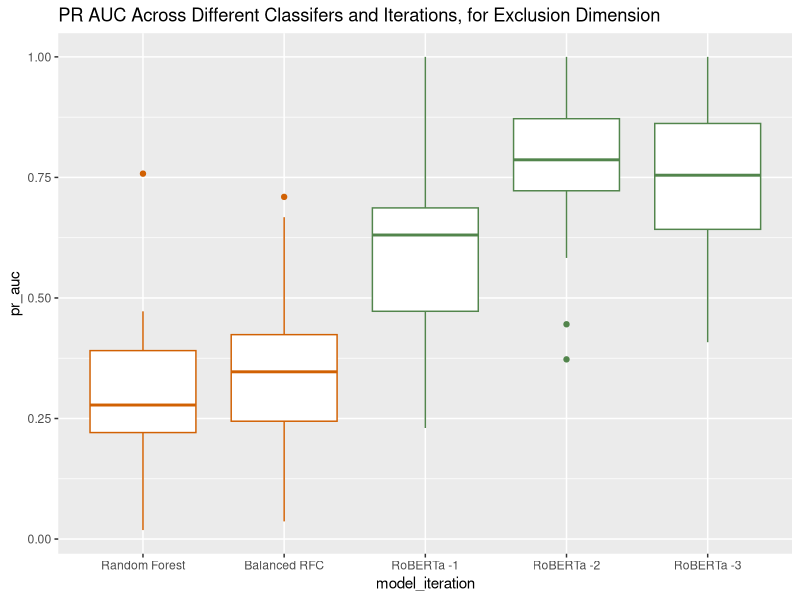
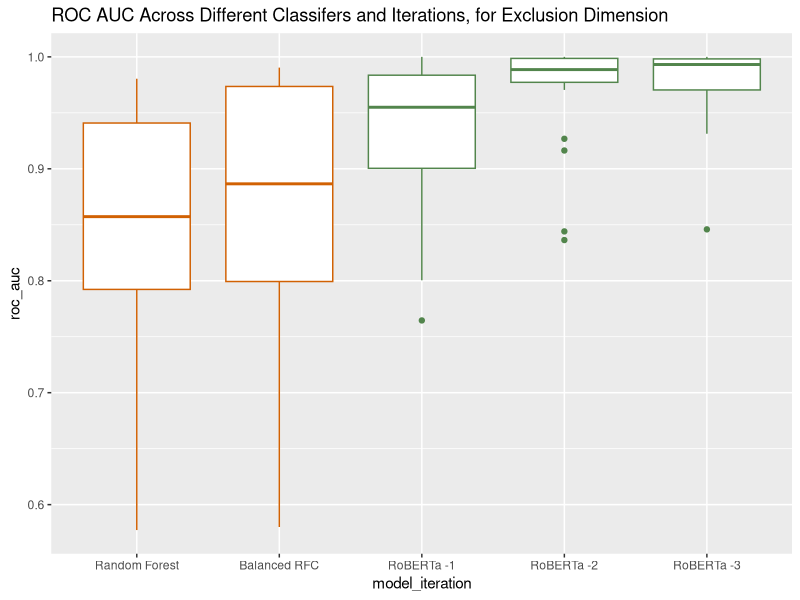
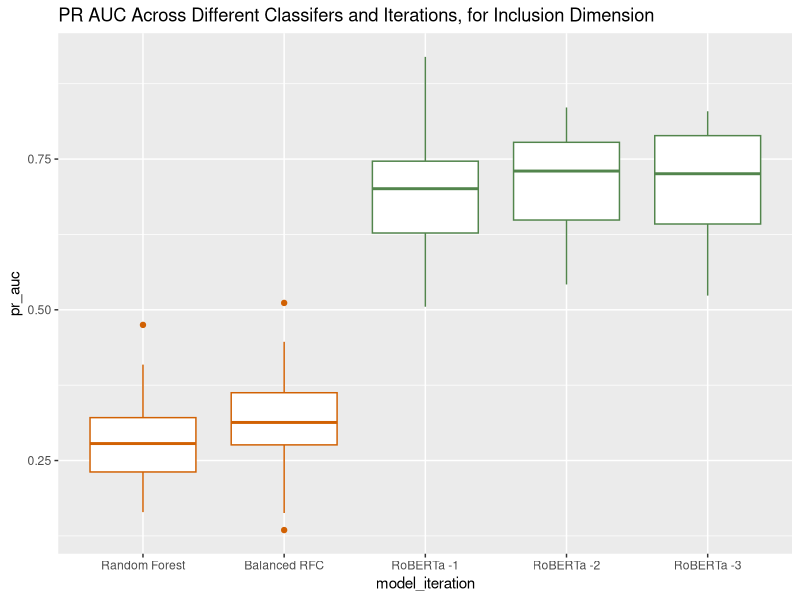
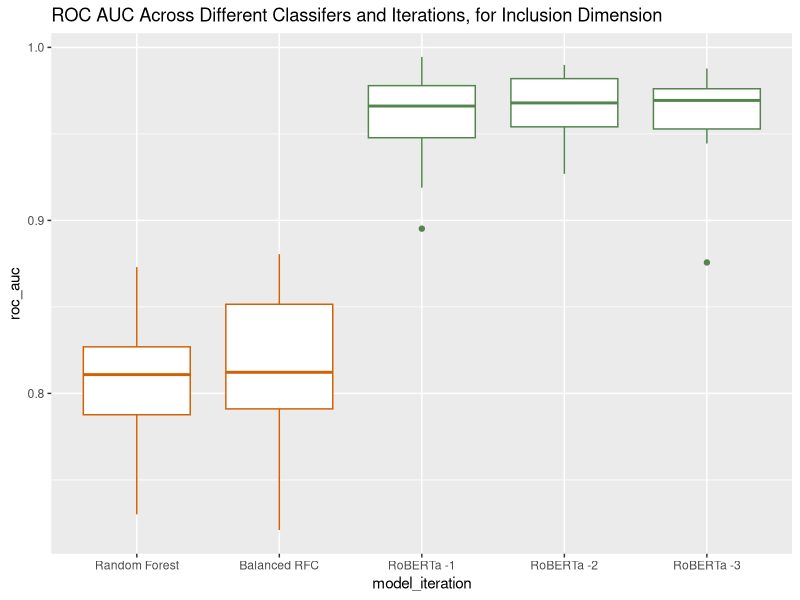
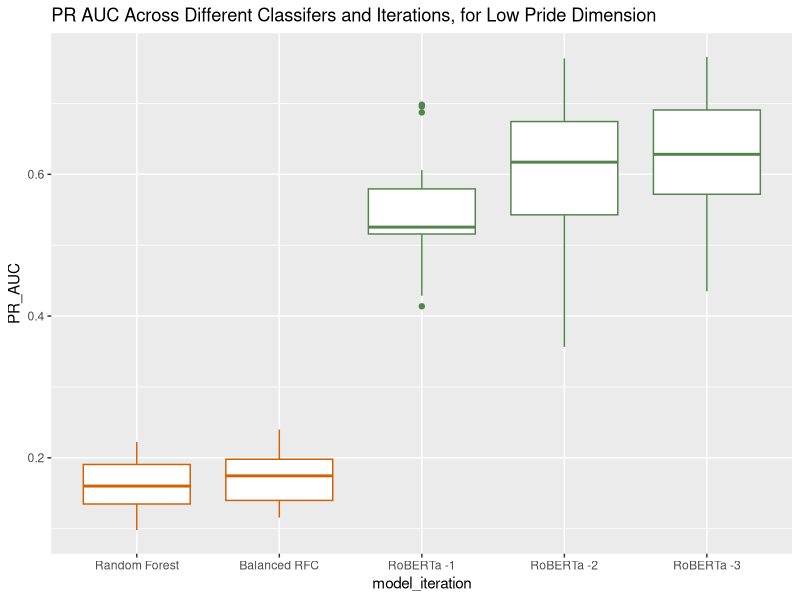
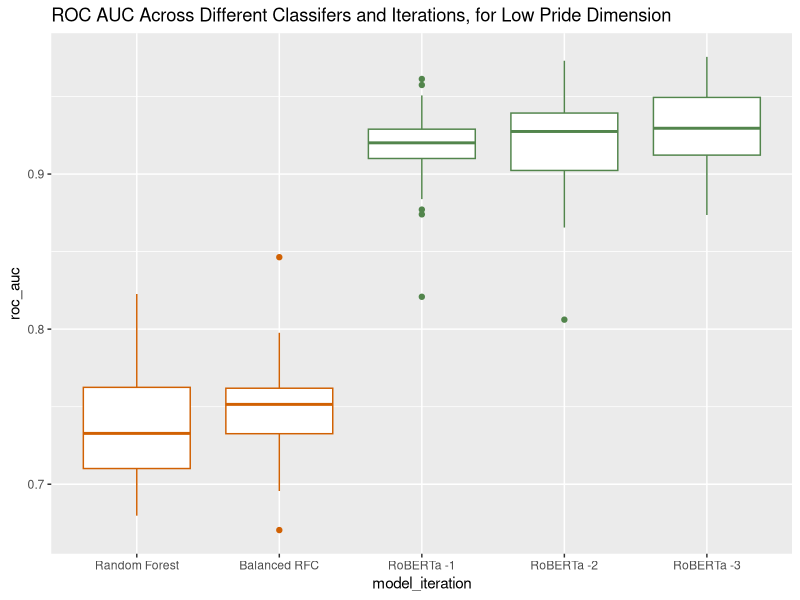
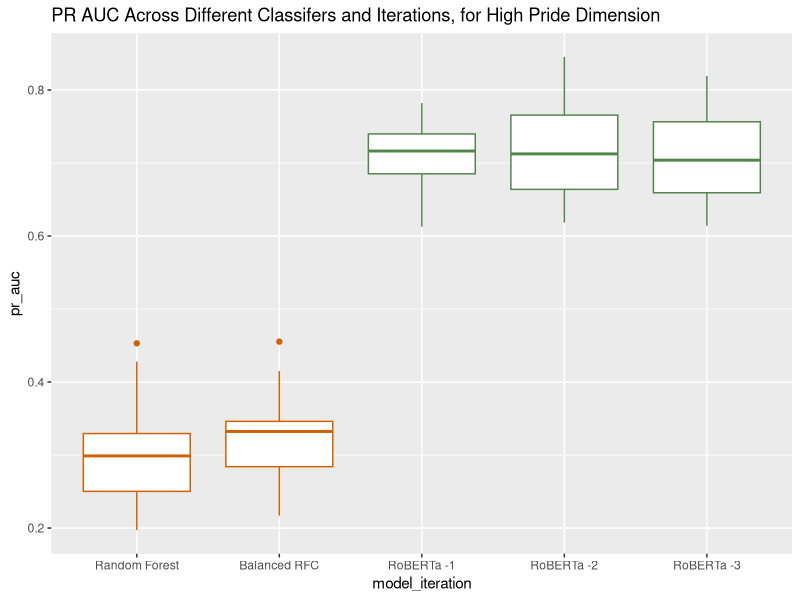
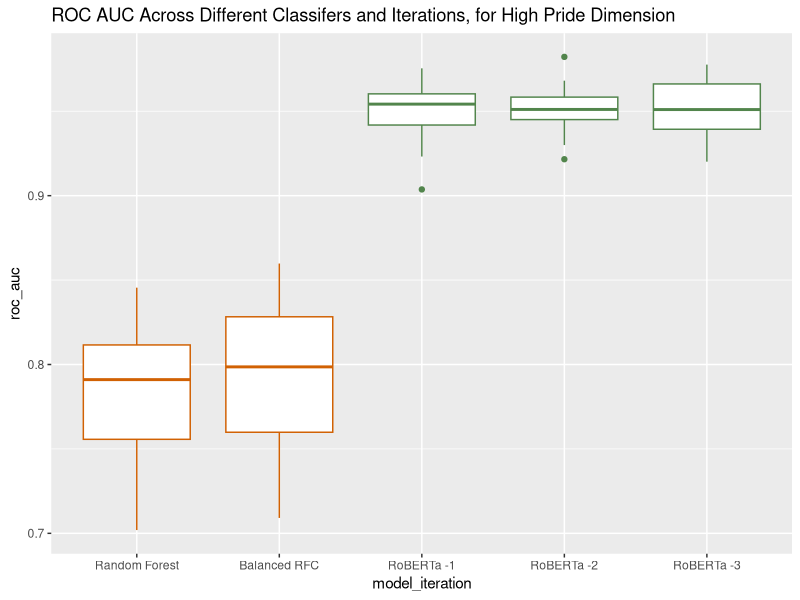

Here is the R script that generated these plots, in order: (Note: this script raises an error after producing the figures.)
## ---- chunk 1
knitr::opts_chunk$set(echo = TRUE)
library(ggplot2)
## ---- chunk 2
pr_auc = read.csv("exclusion_pr_auc.csv")
pr_auc$model_iteration <- factor(pr_auc$model_iteration,
    levels = c('Random Forest','Balanced RFC', 'RoBERTa -1', 'RoBERTa -2','RoBERTa -3'),ordered = TRUE)
pr_auc$colour = ifelse(pr_auc$model_iteration %in% c("Random Forest", "Balanced RFC"), 1, 0)
ggplot(pr_auc, aes(x = model_iteration, y = pr_auc, color =as.factor(colour))) + 
  geom_boxplot() + ggtitle("PR AUC Across Different Classifers and Iterations, for Exclusion Dimension") + scale_color_manual(values = c("#52854C", "#D16103"))  + theme(legend.position = "none") 

## ---- chunk 3
roc_auc = read.csv("exclusion_auc.csv")
roc_auc$model_iteration <- factor(roc_auc$model_iteration,
    levels = c('Random Forest','Balanced RFC', 'RoBERTa -1', 'RoBERTa -2','RoBERTa -3'),ordered = TRUE)
roc_auc$colour = ifelse(roc_auc$model_iteration %in% c("Random Forest", "Balanced RFC"), 1, 0)
ggplot(roc_auc, aes(x = model_iteration, y = roc_auc, color =as.factor(colour))) + 
  geom_boxplot() + ggtitle("ROC AUC Across Different Classifers and Iterations, for Exclusion Dimension") + scale_color_manual(values = c("#52854C", "#D16103"))  + theme(legend.position = "none") 


## ---- chunk 4
pr_auc = read.csv("inclusion_pr_auc.csv")
pr_auc$model_iteration <- factor(pr_auc$model_iteration,
    levels = c('Random Forest','Balanced RFC', 'RoBERTa -1', 'RoBERTa -2','RoBERTa -3'),ordered = TRUE)

pr_auc$colour = ifelse(pr_auc$model_iteration %in% c("Random Forest", "Balanced RFC"), 1, 0)
ggplot(pr_auc, aes(x = model_iteration, y = pr_auc, color =as.factor(colour))) + 
  geom_boxplot() + ggtitle("PR AUC Across Different Classifers and Iterations, for Inclusion Dimension") + scale_color_manual(values = c("#52854C", "#D16103"))  + theme(legend.position = "none")


## ---- chunk 5
roc_auc = read.csv("inclusion_auc.csv")
roc_auc$model_iteration <- factor(roc_auc$model_iteration,
    levels = c('Random Forest','Balanced RFC', 'RoBERTa -1', 'RoBERTa -2','RoBERTa -3'),ordered = TRUE)
roc_auc$colour = ifelse(roc_auc$model_iteration %in% c("Random Forest", "Balanced RFC"), 1, 0)
ggplot(roc_auc, aes(x = model_iteration, y = roc_auc, color =as.factor(colour))) + 
  geom_boxplot() + ggtitle("ROC AUC Across Different Classifers and Iterations, for Inclusion Dimension") + scale_color_manual(values = c("#52854C", "#D16103"))  + theme(legend.position = "none") 

## ---- chunk 6
pr_auc = read.csv("low_pride_pr_auc.csv")
pr_auc$model_iteration <- factor(pr_auc$model_iteration,
    levels = c('Random Forest','Balanced RFC', 'RoBERTa -1', 'RoBERTa -2','RoBERTa -3'),ordered = TRUE)

pr_auc$colour = ifelse(pr_auc$model_iteration %in% c("Random Forest", "Balanced RFC"), 1, 0)
ggplot(pr_auc, aes(x = model_iteration, y = PR_AUC, color =as.factor(colour))) + 
  geom_boxplot() + ggtitle("PR AUC Across Different Classifers and Iterations, for Low Pride Dimension") + scale_color_manual(values = c("#52854C", "#D16103"))  + theme(legend.position = "none")

## ---- chunk 7
roc_auc  = read.csv("low_pride_auc.csv")
roc_auc$model_iteration <- factor(roc_auc$model_iteration,
    levels = c('Random Forest','Balanced RFC', 'RoBERTa -1', 'RoBERTa -2','RoBERTa -3'),ordered = TRUE)

roc_auc$colour = ifelse(roc_auc$model_iteration %in% c("Random Forest", "Balanced RFC"), 1, 0)
ggplot(roc_auc, aes(x = model_iteration, y = roc_auc, color =as.factor(colour))) + 
  geom_boxplot() + ggtitle("ROC AUC Across Different Classifers and Iterations, for Low Pride Dimension") + scale_color_manual(values = c("#52854C", "#D16103"))  + theme(legend.position = "none")
## ---- chunk 8
pr_auc = read.csv("high_pride_pr_auc.csv")
pr_auc$model_iteration <- factor(pr_auc$model_iteration,
    levels = c('Random Forest','Balanced RFC', 'RoBERTa -1', 'RoBERTa -2','RoBERTa -3'),ordered = TRUE)

pr_auc$colour = ifelse(pr_auc$model_iteration %in% c("Random Forest", "Balanced RFC"), 1, 0)
ggplot(pr_auc, aes(x = model_iteration, y = pr_auc, color =as.factor(colour))) + 
  geom_boxplot() + ggtitle("PR AUC Across Different Classifers and Iterations, for High Pride Dimension") + scale_color_manual(values = c("#52854C", "#D16103"))  + theme(legend.position = "none")

## ---- chunk 9
roc_auc  = read.csv("high_pride_auc.csv")
roc_auc$model_iteration <- factor(roc_auc$model_iteration,
    levels = c('Random Forest','Balanced RFC', 'RoBERTa -1', 'RoBERTa -2','RoBERTa -3'),ordered = TRUE)

roc_auc$colour = ifelse(roc_auc$model_iteration %in% c("Random Forest", "Balanced RFC"), 1, 0)
ggplot(roc_auc, aes(x = model_iteration, y = roc_auc, color =as.factor(colour))) + 
  geom_boxplot() + ggtitle("ROC AUC Across Different Classifers and Iterations, for High Pride Dimension") + scale_color_manual(values = c("#52854C", "#D16103"))  + theme(legend.position = "none")
## ---- chunk 10
pr_auc = read.csv("auth_pr_auc.csv")
pr_auc = pr_auc %>% filter(model_iteration != "RoBERTa -1")
pr_auc$model_iteration <- factor(pr_auc$model_iteration,
    levels = c('Random Forest','Balanced RFC', 'RoBERTa -2', 'RoBERTa -3','RoBERTa -4'),ordered = TRUE)
pr_auc$colour = ifelse(pr_auc$model_iteration %in% c("Random Forest", "Balanced RFC"), 1, 0)
ggplot(pr_auc, aes(x = model_iteration, y = pr_auc, color =as.factor(colour))) + 
  geom_boxplot() + ggtitle("PR AUC Across Different Classifers and Iterations, for Authoritarian Dimension") + scale_color_manual(values = c("#52854C", "#D16103"))  + theme(legend.position = "none")

## ---- chunk 11
roc_auc  = read.csv("auth_auc.csv")
pr_auc = pr_auc %>% filter(model_iteration != "RoBERTa -1")
pr_auc$model_iteration <- factor(pr_auc$model_iteration,
    levels = c('Random Forest','Balanced RFC', 'RoBERTa -2', 'RoBERTa -3','RoBERTa -4'),ordered = TRUE)

roc_auc$colour = ifelse(roc_auc$model_iteration %in% c("Random Forest", "Balanced RFC"), 1, 0)
ggplot(roc_auc, aes(x = model_iteration, y = roc_auc, color =as.factor(colour))) + 
  geom_boxplot() + ggtitle("ROC AUC Across Different Classifers and Iterations, for Authoritarian Dimension") + scale_color_manual(values = c("#52854C", "#D16103"))  + theme(legend.position = "none")
## ---- chunk 12
pr_auc = read.csv("populism_pr_auc.csv")
pr_auc$model_iteration <- factor(pr_auc$model_iteration,
    levels = c('Random Forest','Balanced RFC', 'RoBERTa -1', 'RoBERTa -2','RoBERTa -3'),ordered = TRUE)

pr_auc$colour = ifelse(pr_auc$model_iteration %in% c("Random Forest", "Balanced RFC"), 1, 0)
ggplot(pr_auc, aes(x = model_iteration, y = pr_auc, color =as.factor(colour))) + 
  geom_boxplot() + ggtitle("PR AUC Across Different Classifers and Iterations, for Populism Dimension") + scale_color_manual(values = c("#52854C", "#D16103"))  + theme(legend.position = "none")

## ---- chunk 13
roc_auc  = read.csv("populism_auc.csv")
roc_auc$model_iteration <- factor(roc_auc$model_iteration,
    levels = c('Random Forest','Balanced RFC', 'RoBERTa -1', 'RoBERTa -2','RoBERTa -3'),ordered = TRUE)

roc_auc$colour = ifelse(roc_auc$model_iteration %in% c("Random Forest", "Balanced RFC"), 1, 0)
ggplot(roc_auc, aes(x = model_iteration, y = roc_auc, color =as.factor(colour))) + 
  geom_boxplot() + ggtitle("ROC AUC Across Different Classifers and Iterations, for Populism Dimension") + scale_color_manual(values = c("#52854C", "#D16103"))  + theme(legend.position = "none")
